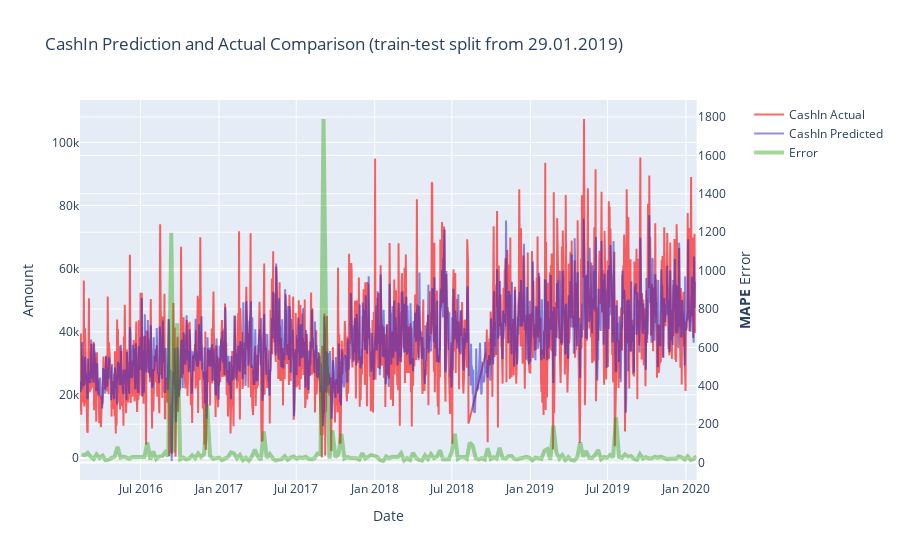

Here is the notebook cell this chart was saved with:
### Code cell
ATM_ID = 33821
atm_feature_set = all_atms_feature_set[all_atms_feature_set['AtmId'] == ATM_ID]
draw_model_error(cb, atm_feature_set[all_features], atm_feature_set['CashIn'], split_from=X_train.index[-1])

### Figure 1 — Plotly figure (JSON) as saved in the notebook; plotly's stock layout.template omitted (floating-point values rounded to 4 significant figures; data arrays with more than 128 entries replaced by an {"elided": "..."} marker saying what was removed)
{"data": [{"line": {"color": "rgba(255,0,0,0.6)"}, "name": "CashIn Actual", "type": "scatter", "x": {"elided": "1443 str values"}, "xaxis": "x", "y": {"elided": "1443 float values"}, "yaxis": "y"}, {"line": {"color": "rgba(30,30,200,0.5)"}, "name": "CashIn Predicted", "type": "scatter", "x": {"elided": "1443 str values"}, "xaxis": "x", "y": {"elided": "1443 float values"}, "yaxis": "y"}, {"line": {"color": "rgba(34, 155, 0, 0.4)", "width": 4}, "name": "Error", "type": "scatter", "x": {"elided": "207 str values"}, "xaxis": "x", "y": {"elided": "207 float values"}, "yaxis": "y2"}], "layout": {"title": {"text": "CashIn Prediction and Actual Comparison (train-test split from 29.01.2019)"}, "xaxis": {"anchor": "y", "domain": [0, 0.94], "title": {"text": "Date"}}, "yaxis": {"anchor": "x", "domain": [0, 1], "title": {"text": "Amount"}}, "yaxis2": {"anchor": "x", "overlaying": "y", "side": "right", "title": {"text": "<b>MAPE</b> Error"}}}}
